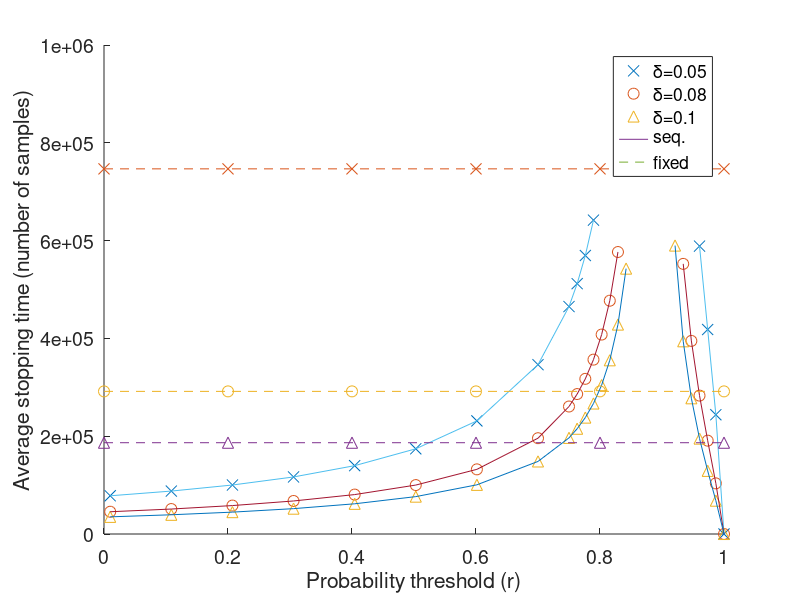

This chart was generated by the following MATLAB code:
clear variables;

reload = false;
if reload
    mtrue = 0.88746;
    epsilon = 0.01;
    nRuns = 1000;
    load('results/gammas_2e6_from2e5.mat');

    rs = [linspace(0.01,0.70,8), ...
          linspace(0.75,1,20)];

    deltas = [0.05,0.08,0.1];

    errs = zeros(length(rs),length(deltas));
    ET = 1e8*ones(length(rs),length(deltas));
    T = nan(nRuns,length(rs),length(deltas));
    Nfix = zeros(nRuns,length(deltas));

    for i=1:nRuns
        fname = sprintf('results/odemcmc-jakstat-1-2000000-50000-1-%d.mat',i);
        fprintf('Reading %s\n',fname);
        load(fname);
        sfx = cumsum(f);
        N = length(f);	
        gamma = gammas(i);

        for j=1:length(rs)
            r = rs(j);
            sfxz = sfx-(1:N)'*r;
            for k=1:length(deltas)
                delta = deltas(k);
                M = log(epsilon*gamma*delta^2/2)/ (-2*gamma*delta - (gamma*delta^2)/(1-r));
                tj = find(abs(sfxz)>M,1,'first');
                Nfix(i,k) = log(1/epsilon)/(gamma*delta^2);
                if ~isempty(tj)
                    T(i,j,k) = tj;
                    if (r < mtrue) && (sfxz(tj) < 0)
                        errs(j,k) = errs(j,k) + 1;
                    elseif (r > mtrue) && (sfxz(tj) > 0)
                        errs(j,k) = errs(j,k) + 1;
                    end
                end
            end
        end
    end

    for j=1:length(rs)
        for k=1:length(deltas)
            if ~any(isnan(T(:,j,k)))
                ET(j,k) = mean(T(:,j,k));
            else
                ET(j,k) = nan;
            end

        end
    end
else
    load('results/figure_seqindetdelta_dat.mat');
end


%% Plotting
fh = figure; hold on;
markersize = 8;
plot(rs,ET(:,1),'x','markers',markersize);
plot(rs,ET(:,2),'o','markers',markersize);
plot(rs,ET(:,3),'^','markers',markersize);
plot(1,nan,'-');
plot(1,nan,'--');
plot(rs,ET(:,1),'-','markers',markersize);
plot(rs,ET(:,2),'-','markers',markersize);
plot(rs,ET(:,3),'-','markers',markersize);
Nfixm = mean(Nfix);
plot(0:0.2:1,Nfixm(1)*ones(1,6),'x--','markers',markersize);
plot(0:0.2:1,Nfixm(2)*ones(1,6),'o--','markers',markersize);
plot(0:0.2:1,Nfixm(3)*ones(1,6),'^--','markers',markersize);
legend({'\delta=0.05','\delta=0.08','\delta=0.1','seq.','fixed'});
ylim([0 1e6]);
xlabel('Probability threshold (r)','FontSize',12);
ylabel('Average stopping time (number of samples)','FontSize',12);
set(findall(gcf,'type','text'),'FontSize',16)
set(gca,'FontSize',14)
saveas(fh, 'figs/figure_seqindetdelta','eps');
